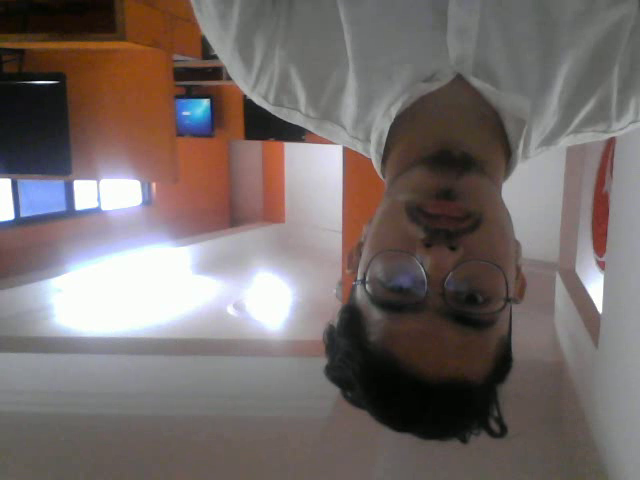
#> input picture frame 38 of output.avi, 640 x 480 px
$ jupyter execute objectCaputre_video.ipynb
#> lines starting #> are read from the running program, lines starting #| are printed output that depends on the picture; after the words box and inside, x2 and y2 are one past the last pixel; in counts of white or black regions, pixels touching at a corner belong together
[cell 1]
# Meanshift in openCV
import cv2
import numpy as np

cap = cv2.VideoCapture('output.avi')

# take first frame of the video
ret, frame = cap.read()
#> frame is the input picture: shape (480, 640, 3); mean B, G, R 105.8, 108.1, 117.6

# setup initial location of window
r, h, c, w = 250, 90, 400, 125
track_window = (c, r, w, h)

# set up the ROI for tracking
roi = frame[r:r+h, c:c+w]
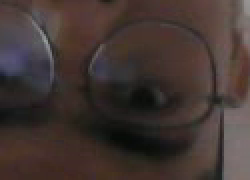
#> roi: shape (90, 125, 3) (shown 2 times larger); mean B, G, R 50.4, 53.9, 66.1
hsv_roi = cv2.cvtColor(frame, cv2.COLOR_BGR2HSV)
#> hsv_roi: shape (480, 640, 3); mean H, S, V 55.1, 47.8, 121.5
mask = cv2.inRange(hsv_roi, np.array((0., 60., 32.)), np.array((180., 255., 255.)))
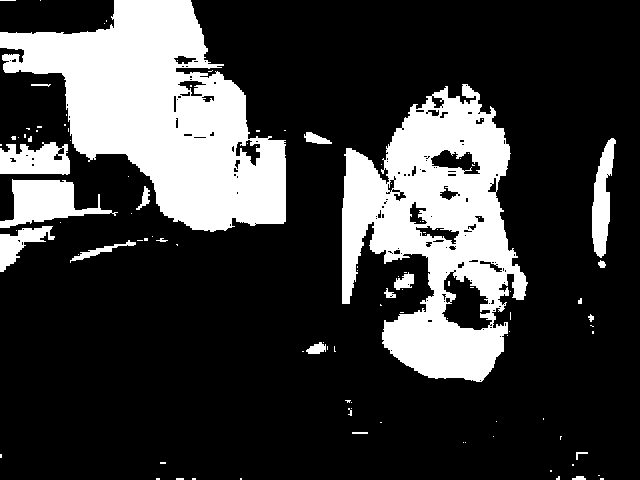
#> mask: shape (480, 640); 23.8% white; 106 white regions (85 under 20 px), largest, box (x1, y1, x2, y2) and area: (0, 0, 286, 232) 34323, (342, 84, 528, 382) 29833, (0, 179, 118, 228) 2782
roi_hist = cv2.calcHist([hsv_roi], [0], mask, [180], [0, 180])
#> roi_hist = 180 values, max 7364 at index 8, min 0 at index 29, mean 405.9
cv2.normalize(roi_hist, roi_hist, 0, 255, cv2.NORM_MINMAX)

# Setup the termination criteria, either 10 iteration or move by atleast 1 pt
term_crit = ( cv2.TERM_CRITERIA_EPS | cv2.TERM_CRITERIA_COUNT, 10, 1 )

while(1):
    ret, frame = cap.read()

    if ret == True:
        hsv = cv2.cvtColor(frame, cv2.COLOR_BGR2HSV)
#> hsv: shape (480, 640, 3); mean H, S, V 54.6, 48, 121.3
        dst = cv2.calcBackProject([hsv], [0], roi_hist, [0, 180], 1)
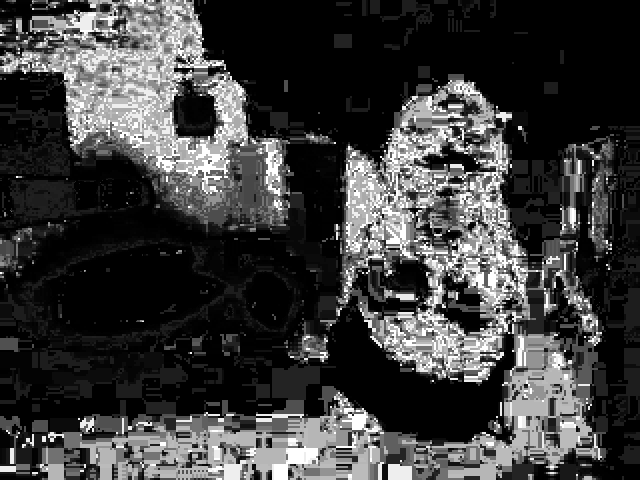
#> dst: shape (480, 640); min 0, max 255, mean 60.5

        # apply meanshift to get new location
        ret, track_window = cv2.meanShift(dst, track_window, term_crit)
#> ret = 10; track_window = (414, 221, 125, 90)

        # Draw it on image
        x, y, w, h = track_window
#> x = 414; y = 221; w = 125; h = 90
        img2 = cv2.rectangle(frame, (x, y), (x+w, y+h), 255, 2)

        cv2.imshow('img2', img2)

        k = cv2.waitKey(60) & 0xff
#> (key Esc is pressed here)
        if k == 27:
            break

        else:
            cv2.imwrite(chr(k)+'.jpg', img2)
    else:
        break

cv2.destroyAllWindows()
cap.release()

[cell 2]
# Camshift in OpenCV
import cv2
import numpy as np

cap = cv2.VideoCapture(0)

# take the first frame of the video
ret, frame = cap.read()

# set initial location of window
r, h, c, w = 250, 90, 400, 125 # Simply hardcoded the values
track_window = (c, r, w, h)

# set up ROI for tracking
roi = frame[r:r+h, c:c+w]
hsv_roi = cv2.cvtColor(frame, cv2.COLOR_BGR2HSV)
mask = cv2.inRange(hsv_roi, np.array((0., 60., 32.)), np.array((180., 255., 255.)))
roi_hist = cv2.calcHist([hsv_roi], [0], mask, [180], [0, 180])
cv2.normalize(roi_hist, roi_hist, 0, 255, cv2.NORM_MINMAX)

# Set up the termination criteria , either 10 iteration or move atleast 1 pt
term_crit = (cv2.TERM_CRITERIA_EPS | cv2.TERM_CRITERIA_COUNT, 10, 1)

while(1):
    ret, frame = cap.read()

    if ret == True:
        hsv = cv2.cvtColor(frame, cv2.COLOR_BGR2HSV)
        dst  = cv2.calcBackProject([hsv], [0], roi_hist, [0, 180], 1)
        # apply camshift to get the new location

        ret, track_window = cv2.CamShift(dst, track_window, term_crit)
#> ret = ((474, 265), (118, 152.6), 104.6); track_window = (399, 207, 150, 116)

        # Draw it on image
        pts = cv2.boxPoints(ret)
#> pts = [[415, 188.6], [562.7, 227.2], [533, 341.4], [385.3, 302.8]]
        pts = np.int0(pts)
#> pts = [[415, 188], [562, 227], [532, 341], [385, 302]]

        img2 = cv2.polylines(frame, [pts], True, 255, 2)
        cv2.imshow('image2', img2)

        k = cv2.waitKey(60) & 0xff
#> (key Esc is pressed here)
        if k == 27:
            break

        else:
            cv2.imwrite(chr(k)+'.jpg', img2)

    else:
        break

cv2.destroyAllWindows()
cap.release()

$ run again, starting later in the video
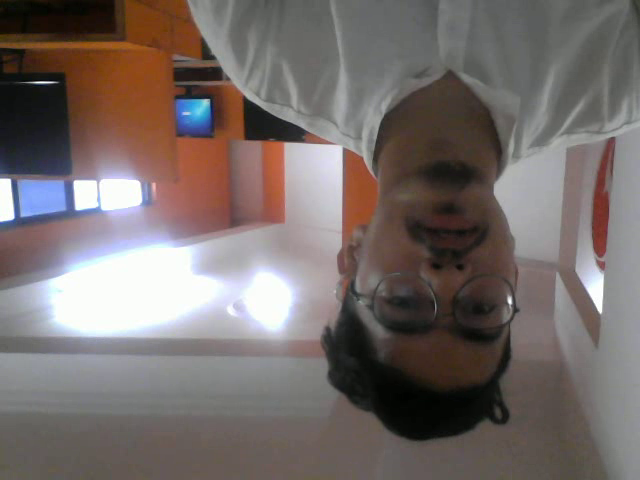
#> input picture frame 171 of output.avi, 640 x 480 px
#> frame is the input picture: shape (480, 640, 3); mean B, G, R 105.4, 108, 117.4
#> hsv_roi: shape (480, 640, 3); mean H, S, V 53.4, 47.7, 121.1
#> `mask = cv2.inRange(hsv_roi, np.array((0., 60., 32.)), np.array((180., ..`:
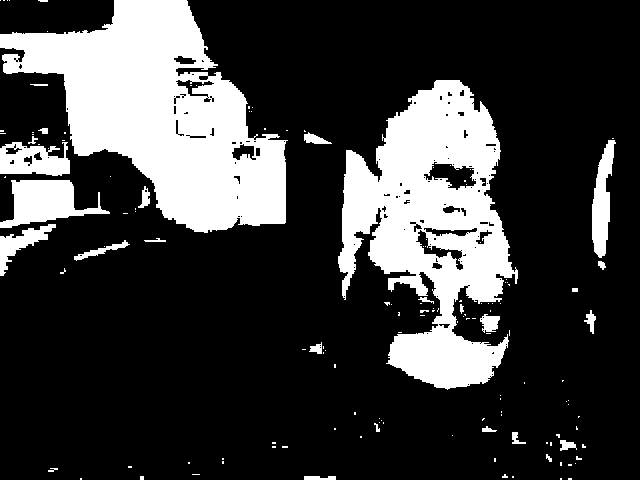
#> mask: shape (480, 640); 23.9% white; 142 white regions (115 under 20 px), largest, box (x1, y1, x2, y2) and area: (0, 0, 288, 233) 34296, (338, 80, 518, 390) 29855, (0, 180, 110, 228) 2795
#> roi_hist = 180 values, max 7437 at index 11, min 0 at index 29, mean 408
#> hsv: shape (480, 640, 3); mean H, S, V 54.5, 47.3, 121.3
#> `dst = cv2.calcBackProject([hsv], [0], roi_hist, [0, 180], 1)`:
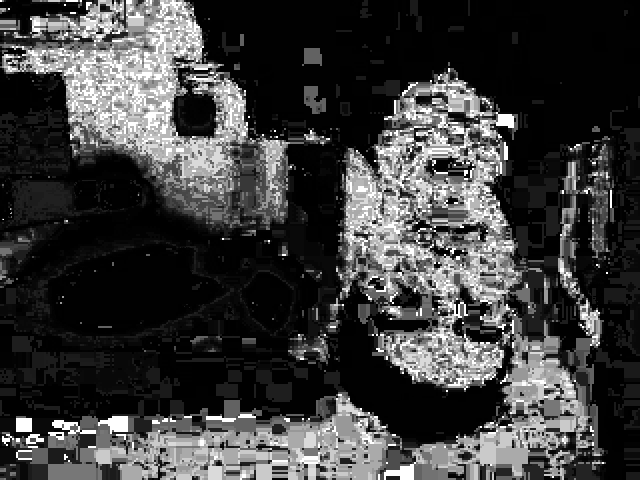
#> dst: shape (480, 640); min 0, max 255, mean 60.6
#> `ret, track_window = cv2.meanShift(dst, track_window, term_crit)`: ret = 10; track_window = (395, 222, 125, 90)
#> x = 395; y = 222; w = 125; h = 90
#> `ret, track_window = cv2.CamShift(dst, track_window, term_crit)`: ret = ((452, 265.5), (118.7, 160.5), 99.2); track_window = (372, 206, 160, 119)
#> `pts = cv2.boxPoints(ret)`: pts = [[382.3, 194.1], [540.7, 219.8], [521.7, 336.9], [363.3, 311.2]]
#> `pts = np.int0(pts)`: pts = [[382, 194], [540, 219], [521, 336], [363, 311]]

$ run again, starting later in the video
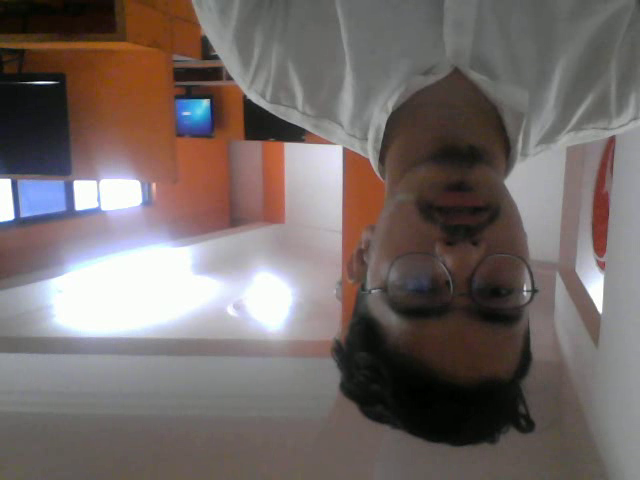
#> input picture frame 304 of output.avi, 640 x 480 px
#> frame is the input picture: shape (480, 640, 3); mean B, G, R 103.7, 106.2, 116
#> hsv_roi: shape (480, 640, 3); mean H, S, V 53.2, 49.6, 119.8
#> `mask = cv2.inRange(hsv_roi, np.array((0., 60., 32.)), np.array((180., ..`:
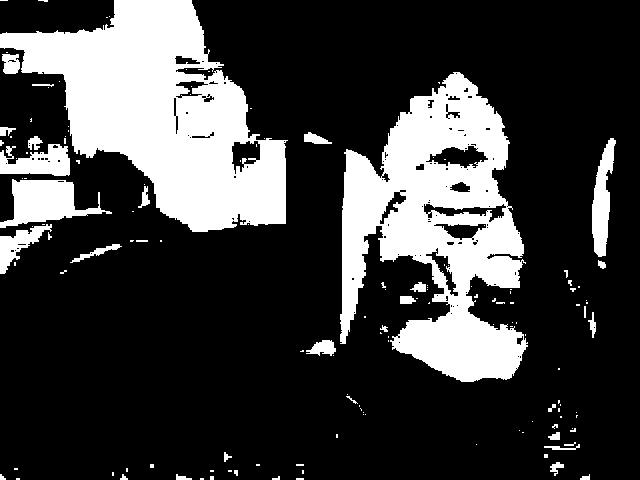
#> mask: shape (480, 640); 24.4% white; 144 white regions (110 under 20 px), largest, box (x1, y1, x2, y2) and area: (0, 0, 288, 232) 33883, (340, 72, 528, 382) 31329, (0, 179, 112, 228) 2773
#> roi_hist = 180 values, max 7525 at index 8, min 0 at index 29, mean 416.6
#> hsv: shape (480, 640, 3); mean H, S, V 52.9, 49.7, 119.6
#> `dst = cv2.calcBackProject([hsv], [0], roi_hist, [0, 180], 1)`:
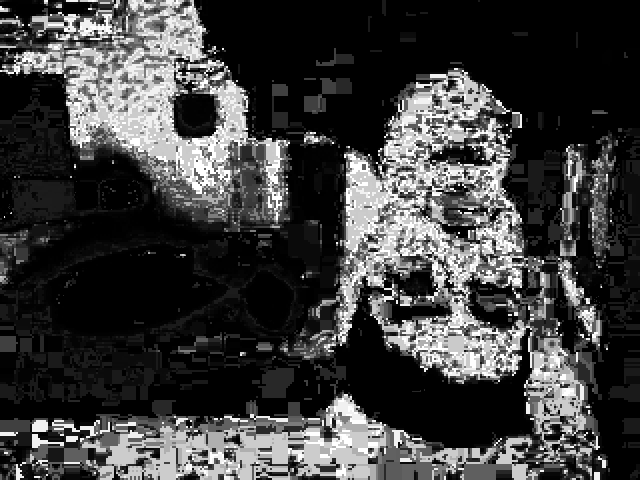
#> dst: shape (480, 640); min 0, max 255, mean 62
#> `ret, track_window = cv2.meanShift(dst, track_window, term_crit)`: ret = 10; track_window = (399, 201, 125, 90)
#> x = 399; y = 201; w = 125; h = 90
#> `ret, track_window = cv2.CamShift(dst, track_window, term_crit)`: ret = ((455.5, 243), (113.9, 161.7), 99.92); track_window = (375, 186, 161, 114)
#> `pts = cv2.boxPoints(ret)`: pts = [[385.7, 173], [545, 200.8], [525.3, 313], [366, 285.2]]
#> `pts = np.int0(pts)`: pts = [[385, 172], [544, 200], [525, 313], [366, 285]]
